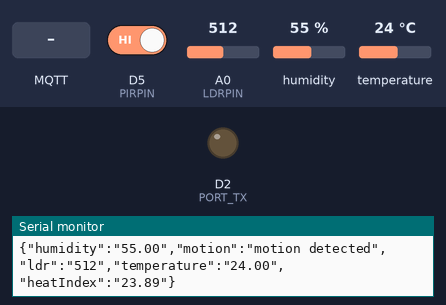
This sketch was run on a simulated ESP8266 (NodeMCU). Parts: output pins drawn as LEDs (lit = HIGH), the last lines printed to the serial monitor. Inputs (shaded band) come from the test bench; at power-on: D5 (PIRPIN) HIGH, A0 (LDRPIN) = 512, humidity 55 %, temperature 24 °C. WiFi joins after 1.5 s; servers stay silent unless stated; EEPROM starts erased; no MQTT or app messages arrive unless stated.

Above: at 2.7 s.
2.8 s: MQTT message "u" arrives on the first subscribed topic
At 3.21 s:
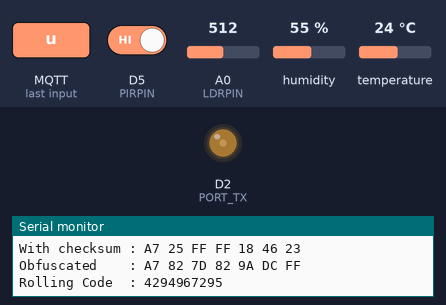
6.3 s: MQTT message "s" arrives on the first subscribed topic
At 6.56 s:
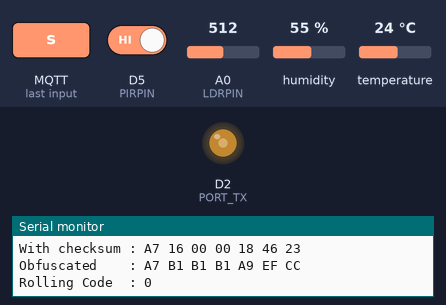
9.8 s: MQTT message "p" arrives on the first subscribed topic
Timing chart, 0 to 12.8 s (numbered marks = the images above; inputs shaded):
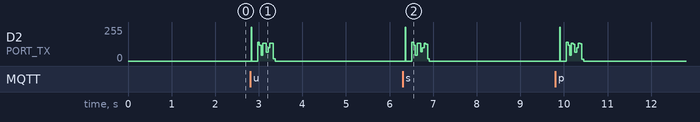

The sketch:

main.ino
```cpp
#include <Arduino.h>
#include <vector>

#include <DHT.h>
#include <ESP8266mDNS.h>
#include <WiFiUdp.h>
#include <ArduinoOTA.h>
#include <ArduinoJson.h>

/*
 *  Code taken from:
 *  https://github.com/cbrherms/ESP-MQTT-JSON-Multisensor/blob/8c87c4a5ac824b71de16bef0f4620344e4516924/bruh_mqtt_multisensor_github/bruh_mqtt_multisensor_github.ino
 *  and
 *  https://github.com/marmotton/Somfy_Remote.git
 *
 *  Needs:
 *  https://github.com/adafruit/Adafruit_Sensor
 *  https://github.com/adafruit/DHT-sensor-library
 *
 *  Note: I did not test this code on ESP32 yet.
 *
 *  Adapted to run on ESP32 from original code at https://github.com/Nickduino/Somfy_Remote

This program allows you to emulate a Somfy RTS or Simu HZ remote.
If you want to learn more about the Somfy RTS protocol, check out https://pushstack.wordpress.com/somfy-rts-protocol/

The rolling code will be stored in non-volatile storage (Preferences), so that you can power the Arduino off.

Serial communication of the original code is replaced by MQTT over WiFi.

Modifications should only be needed in config.h.

For more information see https://projects.dehaan.net/

All the credits go to the original authors! (see links above)
*/

// Configuration of the remotes that will be emulated
struct REMOTE {
    unsigned int id;
    char const* mqtt_topic;
    unsigned int default_rolling_code;
    uint32_t eeprom_address;
};

#include "config.h"

float ldrValue;
int LDR;
float calcLDR;
float diffLDR = 25;

float diffTEMP = 0.2;
float tempValue;

float diffHUM = 1;
float humValue;

int pirValue;
int pirStatus;
String motionStatus;

char message_buff[100];

int calibrationTime = 0;

const int BUFFER_SIZE = 300;

#define MQTT_MAX_PACKET_SIZE 512

DHT dht(DHTPIN, DHTTYPE);

// GPIO macros
#ifdef ESP32
    #define SIG_HIGH GPIO.out_w1ts = 1 << PORT_TX
    #define SIG_LOW  GPIO.out_w1tc = 1 << PORT_TX
#elif ESP8266
    #define SIG_HIGH GPIO_REG_WRITE(GPIO_OUT_W1TS_ADDRESS, 1 << PORT_TX)
    #define SIG_LOW  GPIO_REG_WRITE(GPIO_OUT_W1TC_ADDRESS, 1 << PORT_TX)
#endif

// Store the rolling codes in NVS
#ifdef ESP32
    #include <Preferences.h>
    Preferences preferences;
#elif ESP8266
    #include <EEPROM.h>
#endif


// Wifi and MQTT
#ifdef ESP32
    #include <WiFi.h>
#elif ESP8266
    #include <ESP8266WiFi.h>
#endif

#include <PubSubClient.h>

WiFiClient wifiClient;
PubSubClient mqtt(wifiClient);

// Buttons
#define SYMBOL 640
#define HAUT 0x2
#define STOP 0x1
#define BAS 0x4
#define PROG 0x8

byte frame[7];

void BuildFrame(byte *frame, byte button, REMOTE remote);
void SendCommand(byte *frame, byte sync);
void receivedCallback(char* topic, byte* payload, unsigned int length);
void mqttconnect();

void setup() {
    // USB serial port
    Serial.begin(115200);

    pinMode(PIRPIN, INPUT);
    pinMode(DHTPIN, INPUT);
    pinMode(LDRPIN, INPUT);

    ArduinoOTA.setPort(OTAport);
    ArduinoOTA.setHostname(mqtt_id);
    ArduinoOTA.setPassword((const char *)OTApassword);

    Serial.print("calibrating sensor ");
    for (int i = 0; i < calibrationTime; i++) {
      Serial.print(".");
      delay(1000);
    }

    ArduinoOTA.onStart([]() {
      Serial.println("Starting");
    });
    ArduinoOTA.onEnd([]() {
      Serial.println("\nEnd");
    });
    ArduinoOTA.onProgress([](unsigned int progress, unsigned int total) {
      Serial.printf("Progress: %u%%\r", (progress / (total / 100)));
    });
    ArduinoOTA.onError([](ota_error_t error) {
      Serial.printf("Error[%u]: ", error);
      if (error == OTA_AUTH_ERROR) Serial.println("Auth Failed");
      else if (error == OTA_BEGIN_ERROR) Serial.println("Begin Failed");
      else if (error == OTA_CONNECT_ERROR) Serial.println("Connect Failed");
      else if (error == OTA_RECEIVE_ERROR) Serial.println("Receive Failed");
      else if (error == OTA_END_ERROR) Serial.println("End Failed");
    });
    ArduinoOTA.begin();

    // Output to 433.42MHz transmitter
    pinMode(PORT_TX, OUTPUT);
    SIG_LOW;

    // Connect to WiFi
    Serial.print("Connecting to ");
    Serial.println(wifi_ssid);

    WiFi.begin(wifi_ssid, wifi_password);

    while (WiFi.status() != WL_CONNECTED) {
        delay(500);
        Serial.print(".");
    }

    Serial.println("");
    Serial.println("WiFi connected");
    Serial.println("IP address: ");
    Serial.println(WiFi.localIP());

    // Configure MQTT
    mqtt.setServer(mqtt_server, mqtt_port);
    mqtt.setCallback(receivedCallback);

    // Open storage for storing the rolling codes
    #ifdef ESP32
        preferences.begin("somfy-remote", false);
    #elif ESP8266
        EEPROM.begin(1024);
    #endif

    // Clear all the stored rolling codes (not used during normal operation). Only ESP32 here (ESP8266 further below).
    #ifdef ESP32
        if ( reset_rolling_codes ) {
                preferences.clear();
        }
    #endif

    // Print out all the configured remotes.
    // Also reset the rolling codes for ESP8266 if needed.
    for ( REMOTE remote : remotes ) {
        Serial.print("Simulated remote number : ");
        Serial.println(remote.id, HEX);
        Serial.print("Current rolling code    : ");
        unsigned int current_code;

        #ifdef ESP32
            current_code = preferences.getUInt( (String(remote.id) + "rolling").c_str(), remote.default_rolling_code);
        #elif ESP8266
            if ( reset_rolling_codes ) {
                EEPROM.put( remote.eeprom_address, remote.default_rolling_code );
                EEPROM.commit();
            }
            EEPROM.get( remote.eeprom_address, current_code );
        #endif

        Serial.println( current_code );
    }
    Serial.println();
}

/********************************** START SEND STATE*****************************************/
void sendState() {
  StaticJsonBuffer<BUFFER_SIZE> jsonBuffer;

  JsonObject& root = jsonBuffer.createObject();

  root["humidity"] = (String)humValue;
  root["motion"] = (String)motionStatus;
  root["ldr"] = (String)LDR;
  root["temperature"] = (String)tempValue;
  root["heatIndex"] = (String)dht.computeHeatIndex(tempValue, humValue, IsFahrenheit);


  char buffer[root.measureLength() + 1];
  root.printTo(buffer, sizeof(buffer));

  Serial.println(buffer);
  mqtt.publish(state_topic, buffer, true);
}

void loop() {

    ArduinoOTA.handle();

    // Reconnect MQTT if needed
    if ( !mqtt.connected() ) {
        mqttconnect();
    }

    mqtt.loop();

    float newTempValue = dht.readTemperature(IsFahrenheit);
    float newHumValue = dht.readHumidity();

    //PIR CODE
    pirValue = digitalRead(PIRPIN); //read state of the

    if (pirValue == LOW && pirStatus != 1) {
      motionStatus = "standby";
      sendState();
      pirStatus = 1;
    }

    else if (pirValue == HIGH && pirStatus != 2) {
      motionStatus = "motion detected";
      sendState();
      pirStatus = 2;
    }

    if (checkBoundSensor(newTempValue, tempValue, diffTEMP)) {
      tempValue = newTempValue;
      sendState();
    }

    if (checkBoundSensor(newHumValue, humValue, diffHUM)) {
      humValue = newHumValue;
      sendState();
    }


    int newLDR = analogRead(LDRPIN);

    if (checkBoundSensor(newLDR, LDR, diffLDR)) {
      LDR = newLDR;
      sendState();
    }
    delay(100);
}

void mqttconnect() {
    // Loop until reconnected
    while ( !mqtt.connected() ) {
        Serial.print("MQTT connecting ...");

        // Connect to MQTT, with retained last will message "offline"
        if (mqtt.connect(mqtt_id, mqtt_user, mqtt_password, status_topic, 1, 1, "offline")) {
            Serial.println("connected");

            // Subscribe to the topic of each remote with QoS 1
            for ( REMOTE remote : remotes ) {
                mqtt.subscribe(remote.mqtt_topic, 1);
                Serial.print("Subscribed to topic: ");
                Serial.println(remote.mqtt_topic);
            }

            // Update status, message is retained
            mqtt.publish(status_topic, "online", true);
        }
        else {
            Serial.print("failed, status code =");
            Serial.print(mqtt.state());
            Serial.println("try again in 5 seconds");
            // Wait 5 seconds before retrying
            delay(5000);
        }
    }
}

void receivedCallback(char* topic, byte* payload, unsigned int length) {
    char command = *payload; // 1st byte of payload
    bool commandIsValid = false;
    REMOTE currentRemote;

    Serial.print("MQTT message received: ");
    Serial.println(topic);

    Serial.print("Payload: ");
    for (int i = 0; i < length; i++) {
        Serial.print((char)payload[i]);
    }
    Serial.println();

    // Command is valid if the payload contains one of the chars below AND the topic corresponds to one of the remotes
    if ( length == 1 && ( command == 'u' || command == 's' || command == 'd' || command == 'p' ) ) {
        for ( REMOTE remote : remotes ) {
            if ( strcmp(remote.mqtt_topic, topic) == 0 ){
                currentRemote = remote;
                commandIsValid = true;
            }
        }
    }

    if ( commandIsValid ) {
        if ( command == 'u' ) {
            Serial.println("Monte"); // Somfy is a French company, after all.
            BuildFrame(frame, HAUT, currentRemote);
        }
        else if ( command == 's' ) {
            Serial.println("Stop");
            BuildFrame(frame, STOP, currentRemote);
        }
        else if ( command == 'd' ) {
            Serial.println("Descend");
            BuildFrame(frame, BAS, currentRemote);
        }
        else if ( command == 'p' ) {
            Serial.println("Prog");
            BuildFrame(frame, PROG, currentRemote);
        }

        Serial.println("");

        SendCommand(frame, 2);
        for ( int i = 0; i<2; i++ ) {
            SendCommand(frame, 7);
        }

        // Send the MQTT ack message
        String ackString = "id: 0x";
        ackString.concat( String(currentRemote.id, HEX) );
        ackString.concat(", cmd: ");
        ackString.concat(command);
        mqtt.publish(ack_topic, ackString.c_str());
    }
}

void BuildFrame(byte *frame, byte button, REMOTE remote) {
    unsigned int code;

    #ifdef ESP32
        code = preferences.getUInt( (String(remote.id) + "rolling").c_str(), remote.default_rolling_code);
    #elif ESP8266
        EEPROM.get( remote.eeprom_address, code );
    #endif

    frame[0] = 0xA7;            // Encryption key. Doesn't matter much
    frame[1] = button << 4;     // Which button did  you press? The 4 LSB will be the checksum
    frame[2] = code >> 8;       // Rolling code (big endian)
    frame[3] = code;            // Rolling code
    frame[4] = remote.id >> 16; // Remote address
    frame[5] = remote.id >>  8; // Remote address
    frame[6] = remote.id;       // Remote address

    Serial.print("Frame         : ");
    for(byte i = 0; i < 7; i++) {
        if(frame[i] >> 4 == 0) { //  Displays leading zero in case the most significant nibble is a 0.
            Serial.print("0");
        }
        Serial.print(frame[i],HEX); Serial.print(" ");
    }

    // Checksum calculation: a XOR of all the nibbles
    byte checksum = 0;
    for(byte i = 0; i < 7; i++) {
        checksum = checksum ^ frame[i] ^ (frame[i] >> 4);
    }
    checksum &= 0b1111; // We keep the last 4 bits only


    // Checksum integration
    frame[1] |= checksum; //  If a XOR of all the nibbles is equal to 0, the blinds will consider the checksum ok.

    Serial.println(""); Serial.print("With checksum : ");
    for(byte i = 0; i < 7; i++) {
        if(frame[i] >> 4 == 0) {
            Serial.print("0");
        }
        Serial.print(frame[i],HEX); Serial.print(" ");
    }


    // Obfuscation: a XOR of all the bytes
    for(byte i = 1; i < 7; i++) {
        frame[i] ^= frame[i-1];
    }

    Serial.println(""); Serial.print("Obfuscated    : ");
    for(byte i = 0; i < 7; i++) {
        if(frame[i] >> 4 == 0) {
            Serial.print("0");
        }
        Serial.print(frame[i],HEX); Serial.print(" ");
    }
    Serial.println("");
    Serial.print("Rolling Code  : ");
    Serial.println(code);

    #ifdef ESP32
        preferences.putUInt( (String(remote.id) + "rolling").c_str(), code + 1); // Increment and store the rolling code
    #elif ESP8266
        EEPROM.put( remote.eeprom_address, code + 1 );
        EEPROM.commit();
    #endif
}

void SendCommand(byte *frame, byte sync) {
    if(sync == 2) { // Only with the first frame.
        //Wake-up pulse & Silence
        SIG_HIGH;
        delayMicroseconds(9415);
        SIG_LOW;
        delayMicroseconds(89565);
    }

    // Hardware sync: two sync for the first frame, seven for the following ones.
    for (int i = 0; i < sync; i++) {
        SIG_HIGH;
        delayMicroseconds(4*SYMBOL);
        SIG_LOW;
        delayMicroseconds(4*SYMBOL);
    }

    // Software sync
    SIG_HIGH;
    delayMicroseconds(4550);
    SIG_LOW;
    delayMicroseconds(SYMBOL);

    //Data: bits are sent one by one, starting with the MSB.
    for(byte i = 0; i < 56; i++) {
        if(((frame[i/8] >> (7 - (i%8))) & 1) == 1) {
            SIG_LOW;
            delayMicroseconds(SYMBOL);
            SIG_HIGH;
            delayMicroseconds(SYMBOL);
        }
        else {
            SIG_HIGH;
            delayMicroseconds(SYMBOL);
            SIG_LOW;
            delayMicroseconds(SYMBOL);
        }
    }

    SIG_LOW;
    delayMicroseconds(30415); // Inter-frame silence
}

/********************************** START CHECK SENSOR **********************************/
bool checkBoundSensor(float newValue, float prevValue, float maxDiff) {
  return newValue < prevValue - maxDiff || newValue > prevValue + maxDiff;
}
```

config.h
```cpp
// You can add as many remote control emulators as you want by adding elements to the "remotes" vector
// The id and mqtt_topic can have any value but must be unique
// default_rolling_code can be any unsigned int, usually leave it at 1
// eeprom_address must be incremented by 4 for each remote

// Once the programe is uploaded on the ESP32:
// - Long-press the program button of YOUR ACTUAL REMOTE until your blind goes up and down slightly
// - send 'p' using MQTT on the corresponding topic
// - You can use the same remote control emulator for multiple blinds, just repeat these steps.
//
// Then:
// - u will make it go up
// - s make it stop
// - d will make it go down


//                                 id            mqtt_topic     default_rolling_code     eeprom_address
std::vector<REMOTE> const remotes = {{0x184623, "home/attic-back/blinds-left", 1,                0 }
                                    ,{0x971547, "home/attic-back/blinds-right",1,                4 }
                                    };

// Change reset_rolling_codes to true to clear the rolling codes stored in the non-volatile storage
// The default_rolling_code will be used

const bool reset_rolling_codes = false;

#define OTApassword "" // change this to whatever password you want to use when you upload OTA
int OTAport = 8266;

#define PIRPIN    D5
#define DHTPIN    D7
#define DHTTYPE   DHT22
#define LDRPIN    A0

#define IsFahrenheit false //to use celsius change to false

const char*        wifi_ssid = "<your ssid>";
const char*    wifi_password = "<your password>";

const char*      mqtt_server = "<mqtt server ip>";
const unsigned int mqtt_port = 1883;
const char*        mqtt_user = "";
const char*    mqtt_password = "";
const char*          mqtt_id = "<mqtt id>";

const char*      state_topic = "home/somfy-remote-attic-back/state";
const char*     status_topic = "home/somfy-remote-attic-back/status"; // Online / offline
const char*        ack_topic = "home/somfy-remote-attic-back/ack"; // Commands ack "id: 0x184623, cmd: u"

#define PORT_TX D2 // Output data on pin D2 (can range from 0 to 31). Check pin numbering on ESP8266.
```
